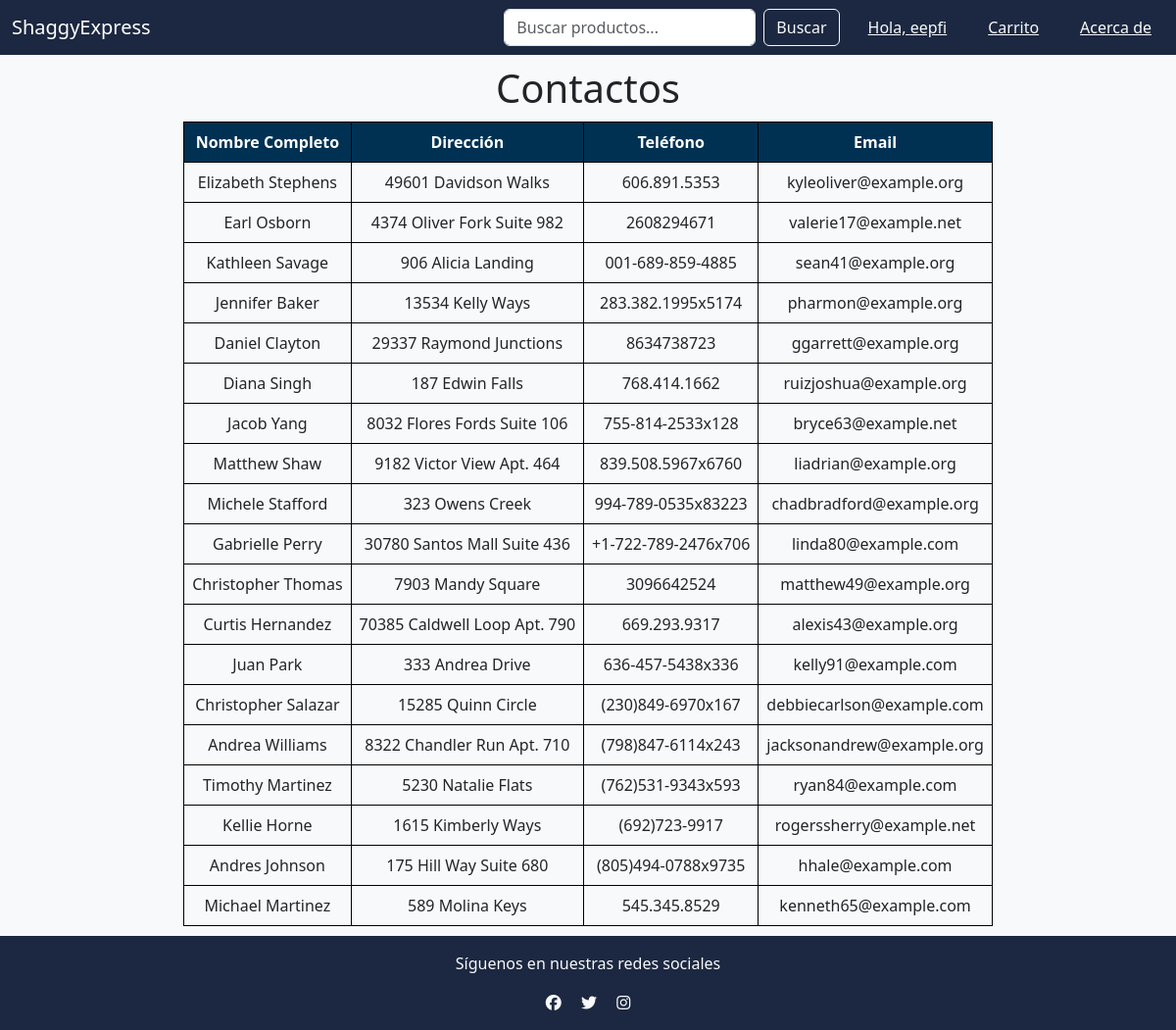
Page /shopapp/about/ (signed in) on the committed database.
### shopApp/models.py (models this page shows, shortened)
class Contacts(models.Model):
    contact_full_name = models.CharField(max_length=100, unique=True)
    contact_address = models.CharField(max_length=250)
    contact_phone = models.CharField(max_length=30)
    contact_email = models.CharField(max_length=50)
    contact_active = models.BooleanField()

### shopApp/views.py (the view)
# urls.py: path('about/', about, name='about'),
def about(request):
    active_contacts = Contacts.objects.filter(contact_active=True)  #Filtra los contactos activos
    context = {
        'active_contacts': active_contacts  #Pasa los contactos activos al contexto
    }
    return render(request, 'shopApp/about.html', context=context)

### templates/shopApp/about.html (shortened to what this page needs)
{% extends 'shopApp/base.html' %}
{% block content %}
<h1>Contactos</h1>
<table border="1">
    <thead>
        <tr>
            <th>Nombre Completo</th>
            <th>Dirección</th>
            <th>Teléfono</th>
            <th>Email</th>
        </tr>
    </thead>
    <tbody>
        {% for contact in active_contacts %}
        <tr>
            <td>{{ contact.contact_full_name }}</td>
            <td>{{ contact.contact_address }}</td>
            <td>{{ contact.contact_phone }}</td>
            <td>{{ contact.contact_email }}</td>
        </tr>
        {% endfor %}
    </tbody>
</table>
{% endblock %}

### templates/shopApp/base.html (shortened to what this page needs)
<!DOCTYPE html>
{% load static %}
<html lang="es">
<head>
    <link href="https://cdn.jsdelivr.net/npm/bootstrap@5.3.0/dist/css/bootstrap.min.css" rel="stylesheet">
    <link rel="stylesheet" href="{% static 'shopApp/css/styles.css' %}">
</head>
<body class="bg-light">
    <nav class="navbar navbar-expand-lg navbar-dark text-light">
        <div class="container-fluid">
            <a class="navbar-brand" href="{% url 'index' %}">ShaggyExpress</a>
            <div class="collapse navbar-collapse" id="navbarNav">
                <form class="d-flex ms-auto">
                    <input class="form-control me-2" type="search" placeholder="Buscar productos...">
                    <button class="btn btn-outline-light text-light" type="submit">Buscar</button>
                </form>
                <ul class="navbar-nav mr-auto mt-2 mt-lg-0">
                    <button class="btn btn-link ms-3 text-light">
                        {% if user == "guest" %}
                            Iniciar sesión
                        {% else %}
                            Hola, {{ user }}
                        {% endif %}
                    </button>
                    <button class="btn btn-link ms-3 text-light">Carrito</button>
                    <a class="btn btn-link ms-3 text-light" href="{% url 'about' %}">Acerca de</a>
                </ul>
            </div>
        </div>
    </nav>
    <div>
        {% block content %}
        {% endblock %}
    </div>
    <footer class=" text-light text-center py-3">
        <p>Síguenos en nuestras redes sociales</p>
        <a href="#" class="text-light mx-2"><i class="fab fa-facebook"></i></a>
        <a href="#" class="text-light mx-2"><i class="fab fa-twitter"></i></a>
        <a href="#" class="text-light mx-2"><i class="fab fa-instagram"></i></a>
    </footer>
</body>
</html>

### static/shopApp/css/styles.css (style rules this page uses)
.navbar { background-color: rgb(28,40,65); }
footer { background-color: rgb(28,40,65); }
thead th { background-color: rgb(0,49,83); }

### templates/shopApp/about.html (style rules this page uses)
table { border-collapse: collapse; margin: 10px auto; }
th, td { border: 1px solid black; padding: 8px; text-align: center; }
th { color: white; }
h1 { text-align: center; margin-top: 10px; }

### rows in the picture
Contacts: contact_full_name "Elizabeth Stephens", contact_address "49601 Davidson Walks", contact_phone "606.891.5353", contact_email "kyleoliver@example.org"
Contacts: contact_full_name "Earl Osborn", contact_address "4374 Oliver Fork Suite 982", contact_phone "2608294671", contact_email "valerie17@example.net"
Contacts: contact_full_name "Kathleen Savage", contact_address "906 Alicia Landing", contact_phone "001-689-859-4885", contact_email "sean41@example.org"
Contacts: contact_full_name "Jennifer Baker", contact_address "13534 Kelly Ways", contact_phone "283.382.1995x5174", contact_email "pharmon@example.org"
Contacts: contact_full_name "Daniel Clayton", contact_address "29337 Raymond Junctions", contact_phone "8634738723", contact_email "ggarrett@example.org"
Contacts: contact_full_name "Diana Singh", contact_address "187 Edwin Falls", contact_phone "768.414.1662", contact_email "ruizjoshua@example.org"
Contacts: contact_full_name "Jacob Yang", contact_address "8032 Flores Fords Suite 106", contact_phone "755-814-2533x128", contact_email "bryce63@example.net"
Contacts: contact_full_name "Matthew Shaw", contact_address "9182 Victor View Apt. 464", contact_phone "839.508.5967x6760", contact_email "liadrian@example.org"
Contacts: contact_full_name "Michele Stafford", contact_address "323 Owens Creek", contact_phone "994-789-0535x83223", contact_email "chadbradford@example.org"
Contacts: contact_full_name "Gabrielle Perry", contact_address "30780 Santos Mall Suite 436", contact_phone "+1-722-789-2476x706", contact_email "linda80@example.com"
Contacts: contact_full_name "Christopher Thomas", contact_address "7903 Mandy Square", contact_phone "3096642524", contact_email "matthew49@example.org"
Contacts: contact_full_name "Curtis Hernandez", contact_address "70385 Caldwell Loop Apt. 790", contact_phone "669.293.9317", contact_email "alexis43@example.org"
Contacts: contact_full_name "Juan Park", contact_address "333 Andrea Drive", contact_phone "636-457-5438x336", contact_email "kelly91@example.com"
Contacts: contact_full_name "Christopher Salazar", contact_address "15285 Quinn Circle", contact_phone "(230)849-6970x167", contact_email "debbiecarlson@example.com"
Contacts: contact_full_name "Andrea Williams", contact_address "8322 Chandler Run Apt. 710", contact_phone "(798)847-6114x243", contact_email "jacksonandrew@example.org"
Contacts: contact_full_name "Timothy Martinez", contact_address "5230 Natalie Flats", contact_phone "(762)531-9343x593", contact_email "ryan84@example.com"
Contacts: contact_full_name "Kellie Horne", contact_address "1615 Kimberly Ways", contact_phone "(692)723-9917", contact_email "rogerssherry@example.net"
Contacts: contact_full_name "Andres Johnson", contact_address "175 Hill Way Suite 680", contact_phone "(805)494-0788x9735", contact_email "hhale@example.com"
Contacts: contact_full_name "Michael Martinez", contact_address "589 Molina Keys", contact_phone "545.345.8529", contact_email "kenneth65@example.com"

### other values in the picture
{{ user }} "eepfi"
